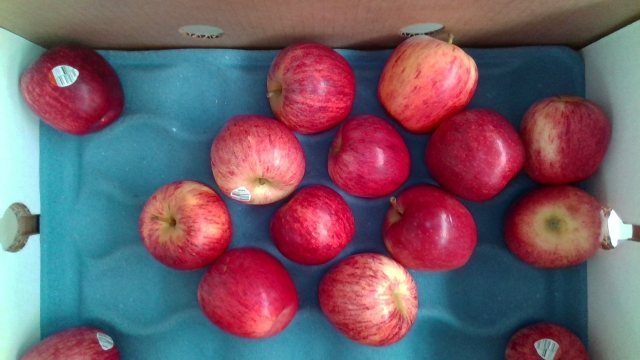
#> input picture apples.PNG, 640 x 360 px, found by its file name
$ python Tutorial10.py
#> lines starting #> are read from the running program, lines starting #| are printed output that depends on the picture; after the words box and inside, x2 and y2 are one past the last pixel; in counts of white or black regions, pixels touching at a corner belong together
import os
import sys

import cv2 as cv
import numpy as np

def main():

    filepath = os.getcwd() + "/apples.png"
    img = cv.imread(filepath, cv.IMREAD_COLOR)
#> img is the input picture: shape (360, 640, 3); mean B, G, R 104.2, 92.2, 114

    if (img is None):
        print(f'Error: Image not found')
        return 1

    hsv = cv.cvtColor(img, cv.COLOR_BGR2HSV)
#> hsv: shape (360, 640, 3); mean H, S, V 102.9, 142, 145.1

    redLower = cv.inRange(hsv, (0, 0, 0), (15, 255, 255))
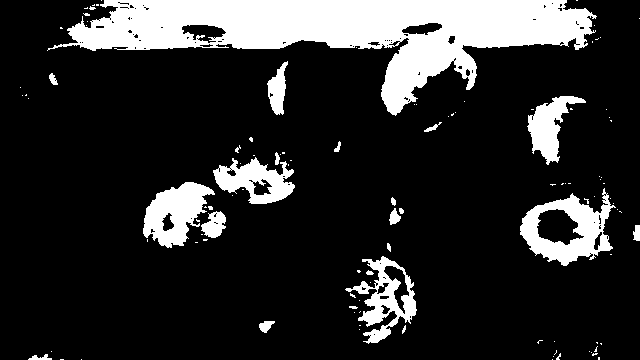
#> redLower: shape (360, 640); 17.3% white; 109 white regions (86 under 20 px), largest, box (x1, y1, x2, y2) and area: (47, 0, 597, 116) 25638, (520, 188, 616, 266) 3332, (143, 182, 215, 248) 2672
    redUpper = cv.inRange(hsv, (165, 0, 0), (180, 255, 255))
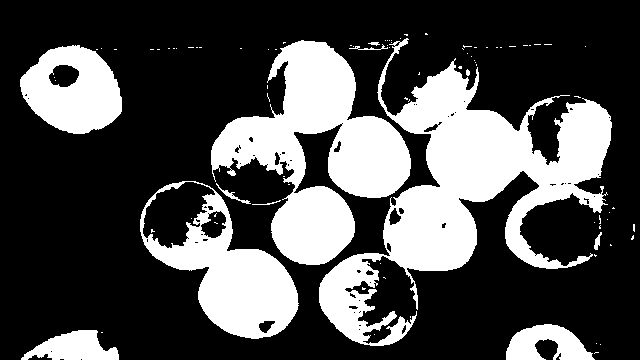
#> redUpper: shape (360, 640); 30.2% white; 90 white regions (78 under 20 px), largest, box (x1, y1, x2, y2) and area: (319, 38, 612, 346) 28605, (211, 40, 411, 265) 20333, (140, 181, 299, 339) 9963
    red = cv.add(redLower, redUpper)
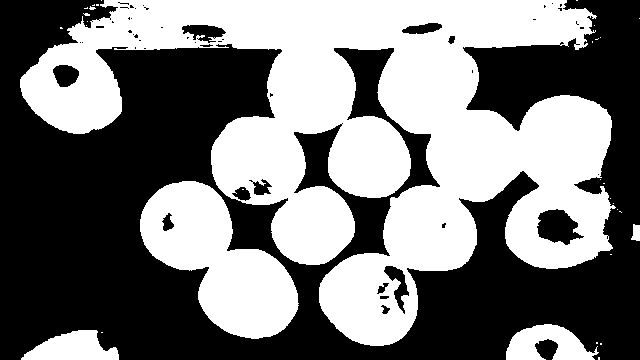
#> red: shape (360, 640); 47.5% white; 32 white regions (27 under 20 px)

    contours, hierarchy = cv.findContours(red, cv.RETR_EXTERNAL, cv.CHAIN_APPROX_SIMPLE)
#> contours = 31 contours, 26 with area under 20; largest, box (x1, y1, x2, y2) and area: (20, 0, 616, 346) 93522, (140, 181, 299, 339) 13138, (506, 324, 599, 360) 1916, (21, 330, 119, 360) 1808, (631, 224, 640, 241) 94
    print(f"Contours detected: {len(contours)}")
#| Contours detected: 31

    draw = cv.copyTo(img, None)
    for c in contours:
        cv.drawContours(draw, [c], 0, (0, 0, 255), 3)
#> this loop made 31 passes
#> c on passes 1, 2, 3, 4, 7, 9, 10, 11, 12, 13, 15, 16: [[598, 357], [598, 359], [599, 359], [599, 357]], [[600, 343], [600, 344], [601, 344], [601, 343]], [[596, 342], [596, 343], [597, 343], [597, 342]], [[101, 332], [102, 332]], [[610, 254], [611, 254]], [[619, 211], [620, 211], [621, 212], [620, 211]], [[617, 209]], [[613, 203]], [[610, 198]], [[603, 183], [604, 183]], [[600, 179]], [[592, 41], [592, 42]]
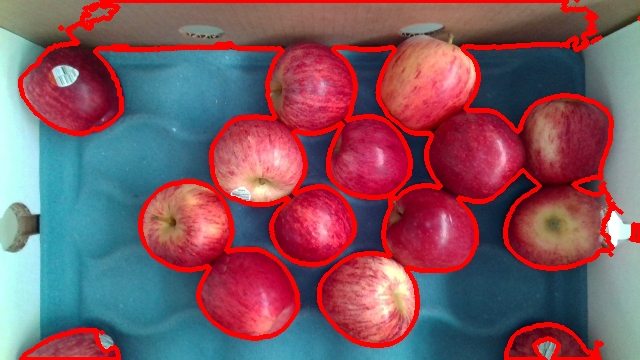
#> draw: shape (360, 640, 3); 9.42% of pixels changed, all inside (x1, y1, x2, y2) = (18, 0, 640, 360)

    cv.imshow("img", img)
    cv.imshow("red", red)
    cv.imshow("draw", draw)

    cv.waitKey(0)
    cv.destroyAllWindows()

    return 0

if __name__ == "__main__":
    sys.exit(main())
#> (the program exits here)
